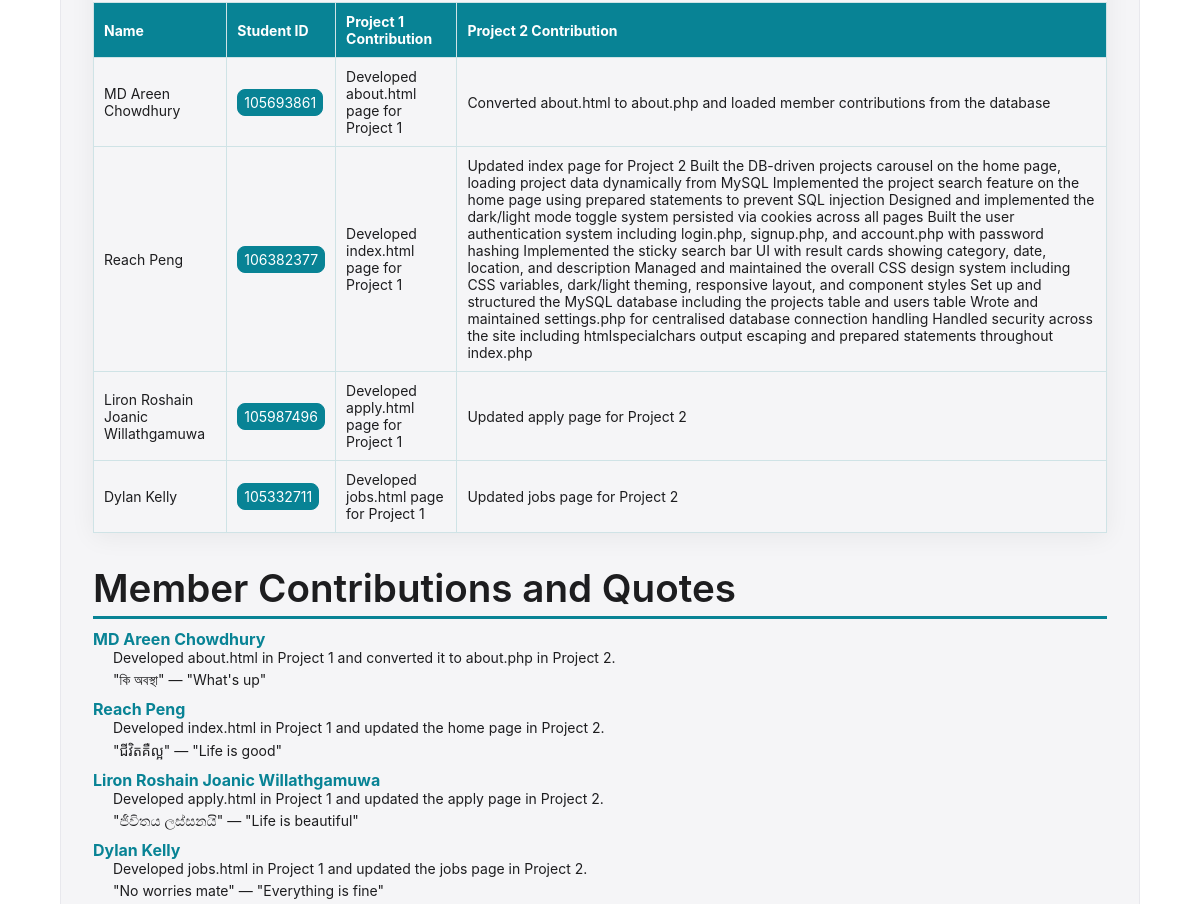
The page /about.php (middle part) on the database as committed earlier.
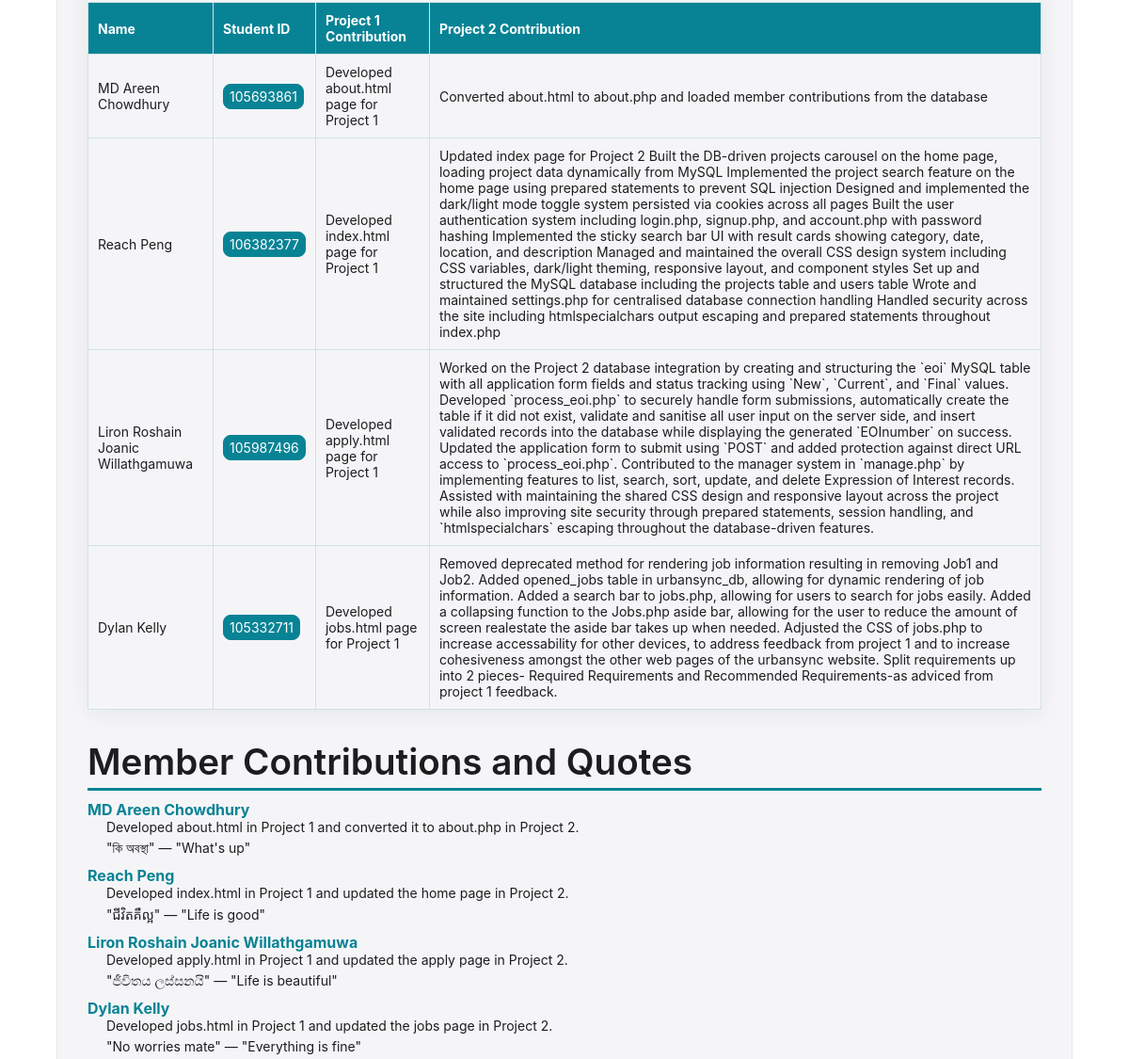
The same page on the database as committed later.
### tables this page shows
CREATE TABLE `about_contributions` (
  `id` int(11) NOT NULL,
  `name` varchar(100) DEFAULT NULL,
  `student_id` varchar(20) DEFAULT NULL,
  `first_project` varchar(255) DEFAULT NULL,
  `second_project` text DEFAULT NULL
);

### about.php (the view, shortened to what this page needs)
<?php
require_once("settings.php");
$query = "SELECT * FROM about_contributions ORDER BY id";
$result = mysqli_query($conn, $query);
?>
<!DOCTYPE html>
<html lang="en">
<head>
  <link rel="stylesheet" href="./styles/style.css">
  <link rel="stylesheet" href="https://cdnjs.cloudflare.com/ajax/libs/font-awesome/4.7.0/css/font-awesome.min.css">
</head>
<body>
  <main>
    <div class="about-container">
      <section class="about-section">
        <div class="member-table-wrapper">
          <table class="member-table">
            <tr>
              <th>Name</th>
              <th>Student ID</th>
              <th>Project 1 Contribution</th>
              <th>Project 2 Contribution</th>
            </tr>
            <?php
            if ($result && mysqli_num_rows($result) > 0) {
              while ($row = mysqli_fetch_assoc($result)) {
                echo "<tr>";
                echo "<td>" . htmlspecialchars($row["name"]) . "</td>";
                echo "<td><span class='student-id'>" . htmlspecialchars($row["student_id"]) . "</span></td>";
                echo "<td>" . htmlspecialchars($row["first_project"]) . "</td>";
                echo "<td>" . htmlspecialchars($row["second_project"]) . "</td>";
                echo "</tr>";
              }
            } else {
              echo "<tr>";
              echo "<td colspan='4'>No contribution data found in the database.</td>";
              echo "</tr>";
            }
            ?>
          </table>
        </div>
      </section>
      <section class="about-section">
        <h2>Member Contributions and Quotes</h2>
        <dl>
          <dt>MD Areen Chowdhury</dt>
          <dd>Developed about.html in Project 1 and converted it to about.php in Project 2.</dd>
          <dd>"কি অবস্থা" — "What's up"</dd>
          <dt>Reach Peng</dt>
          <dd>Developed index.html in Project 1 and updated the home page in Project 2.</dd>
          <dd>"ជីវិតគឺល្អ" — "Life is good"</dd>
          <dt>Liron Roshain Joanic Willathgamuwa</dt>
          <dd>Developed apply.html in Project 1 and updated the apply page in Project 2.</dd>
          <dd>"ජීවිතය ලස්සනයි" — "Life is beautiful"</dd>
          <dt>Dylan Kelly</dt>
          <dd>Developed jobs.html in Project 1 and updated the jobs page in Project 2.</dd>
          <dd>"No worries mate" — "Everything is fine"</dd>
        </dl>
      </section>
    </div>
  </main>
</body>
</html>

### styles/style.css (style rules this page uses)
:root:has(.switch input:not(:checked)) { --fs-h1: clamp(3rem, 1.524vw + 2.629rem, 4rem); --fs-h2: clamp(2rem, 1.143vw + 1.554rem, 2.75rem); --fs-h3: clamp(1.5rem, 0.762vw + 1.203rem, 1.75rem); --fs-body: 21px; --fs-body-line-height: 24px; --bg-main: #ffffff; --bg-secondary: #f5f5f7; --bg-tertiary: #e8e8ed; --accent: #088395; --accent-hover: #09637e; --text-main: #1d1d1f; --text-secondary: #6e6e73; --main-font: "SF Pro Text", "SF Pro Icons", "Helvetica Neue", Helvetica, Arial, sans-serif; --opacity-layer: rgba(255, 255, 255, 0.72); --index-searchbar: rgba(232, 232, 237, 0.72); --shadow: rgba(0, 0, 0, 0.08); --bg-img: url("../styles/images/index-bg.jpeg"); }
* { margin: 0; padding: 0; box-sizing: border-box; font-family: var(--main-font); }
body { background-color: var(--bg-main); }
h1, h2, h3, h4, h5, h6 { font-weight: 600; color: var(--text-main); }
h2 { font-size: var(--fs-h2); }
body:has(.menu-toggle-input:not(:checked)) { overflow: auto; }
.about-container { background: var(--bg-secondary); border: 1px solid var(--bg-secondary); border-radius: 20px; padding: 2rem; margin: 5%; }
.about-section { margin-bottom: 2rem; }
.about-section h2 { border-bottom: 3px solid var(--bg-secondary); padding-bottom: 5px; margin-bottom: 10px; }
.member-table-wrapper { overflow-x: auto; box-shadow: 0 4px 24px rgba(0, 0, 0, 0.06); }
.member-table { width: 100%; border-collapse: collapse; margin-top: 10px; }
.member-table th, .member-table td { border: 1px solid #cfe3e6; padding: 10px; font-size: 14px; }
.member-table th { background-color: var(--accent); color: var(--text-main); }
.student-id { background-color: var(--accent); border: 1px solid var(--accent); padding: 4px 6px; border-radius: 8px; color: var(--bg-main); }

### about.php (style rules this page uses)
.about-container { background: var(--bg-secondary); border: 1px solid var(--bg-tertiary); border-radius: 20px; padding: 2rem; margin: 5%; }
.about-section { margin-bottom: 2rem; }
.about-section h2 { border-bottom: 3px solid var(--accent); padding-bottom: 5px; margin-bottom: 10px; }
.member-table-wrapper { overflow-x: auto; }
.member-table { width: 100%; border-collapse: collapse; margin-top: 10px; }
.member-table th, .member-table td { border: 1px solid #cfe3e6; padding: 10px; font-size: 14px; text-align: left; color: var(--text-main); }
.member-table th { background-color: var(--accent); color: white; }
.student-id { background-color: var(--accent); border: 1px solid var(--accent); padding: 4px 6px; border-radius: 8px; color: white; display: inline-block; }
dt { font-weight: bold; margin-top: 10px; color: var(--accent); }
dd { margin-left: 20px; margin-bottom: 5px; font-size: 14px; color: var(--text-main); }

Rows that differ between the two databases and show on the page:
changed about_contributions "Liron Roshain Joanic Willathgamuwa": second_project "Updated apply page for Project 2" → "Worked on the Project 2 database integration by creating and structuring the `eoi` MySQL table with all application form fields and status tracking using `New`, `Current`, and `Final` values. Developed `process_eoi.php` to securely handle form submissions, automatically create the table if it did not exist, validate and sanitise all user input on the server side, and insert validated records into the database while displaying the generated `EOInumber` on success. Updated the application form to submit using `POST` and added protection against direct URL access to `process_eoi.php`. Contributed to the manager system in `manage.php` by implementing features to list, search, sort, update, and…"
changed about_contributions "Dylan Kelly": second_project "Updated jobs page for Project 2" → "Removed deprecated method for rendering job information resulting in removing Job1 and Job2. Added opened_jobs table in urbansync_db, allowing for dynamic rendering of job information. Added a search bar to jobs.php, allowing for users to search for jobs easily. Added a collapsing function to the Jobs.php aside bar, allowing for the user to reduce the amount of screen realestate the aside bar takes up when needed. Adjusted the CSS of jobs.php to increase accessability for other devices, to address feedback from project 1 and to increase cohesiveness amongst the other web pages of the urbansync website. Split requirements up into 2 pieces- Required Requirements and Recommended…"
